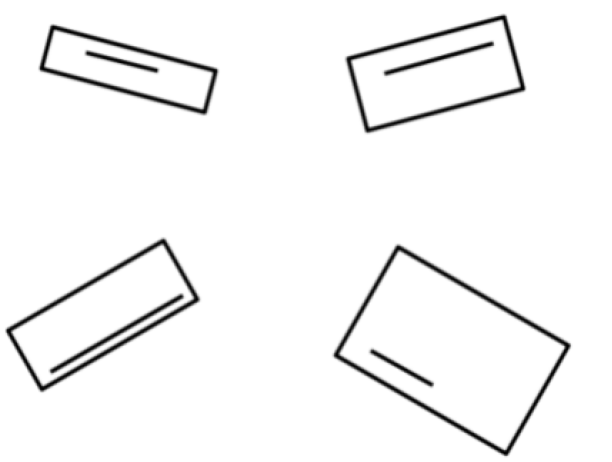
#> input picture rectangle_numbering/rectangles.png, 612 x 462 px
$ python rectangle_numbering.py
#> lines starting #> are read from the running program, lines starting #| are printed output that depends on the picture; after the words box and inside, x2 and y2 are one past the last pixel; in counts of white or black regions, pixels touching at a corner belong together; long printed decimals are rounded

import numpy as np
import matplotlib.pyplot as plt
import cv2

# Load the image
image = cv2.imread('rectangles.png')
#> image is the input picture: shape (462, 612, 3); min 0, max 255, mean 245.6

# Convert to grayscale
gray = cv2.cvtColor(image, cv2.COLOR_BGR2GRAY)

# Apply edge detection (example using Canny edge detector)
edges = cv2.Canny(gray, threshold1=50, threshold2=150)
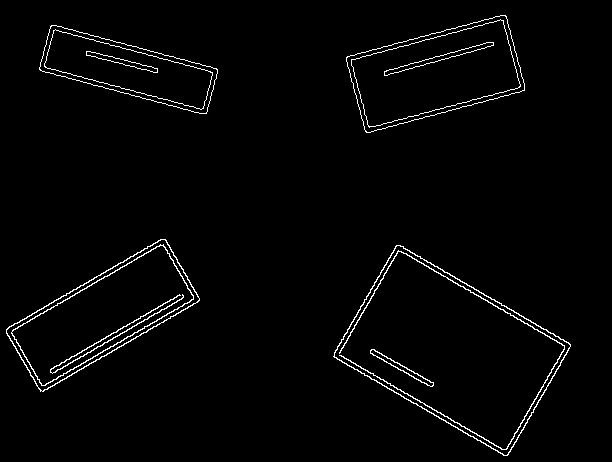
#> edges: shape (462, 612); 2% white in thin lines or dots, all inside (x1, y1, x2, y2) = (6, 15, 571, 456)

# Find contours with RETR_TREE to get all contours including internal ones
contours, _ = cv2.findContours(edges.copy(), cv2.RETR_TREE, cv2.CHAIN_APPROX_SIMPLE)
#> contours = 22 contours; largest, box (x1, y1, x2, y2) and area: (333, 245, 571, 456) 26110, (334, 245, 571, 456) 25798, (6, 239, 200, 392) 13365, (6, 239, 200, 392) 13124, (346, 15, 525, 133) 12992

# Filter contours based on area to exclude very small contours
min_area = 100  # Adjust as necessary
filtered_contours = [cnt for cnt in contours if cv2.contourArea(cnt) > min_area]
#> filtered_contours has the same summary as contours

# Function to check if a contour is a rectangle
def is_rectangle(contour, epsilon=0.02):
    # Approximate the contour
    approx = cv2.approxPolyDP(contour, epsilon * cv2.arcLength(contour, True), True)
    # A rectangle has 4 vertices
    return len(approx) == 4

# Filter out rectangular contours
non_rectangular_contours = [cnt for cnt in filtered_contours if not is_rectangle(cnt)]
#> non_rectangular_contours = 6 contours; box (x1, y1, x2, y2) and area: (384, 42, 494, 76) 476, (384, 42, 494, 76) 472, (370, 349, 434, 387) 337, (86, 51, 158, 73) 303, (339, 250, 565, 450) 298, (50, 294, 184, 374) 150

# Calculate lengths of all non-rectangular contours
contour_lengths = [(cv2.arcLength(cnt, closed=False), cnt) for cnt in non_rectangular_contours]
#> contour_lengths = 6 items

# Sort contours by length in increasing order
contour_lengths.sort(key=lambda x: x[0])

# Print the initial lengths of all non-rectangular contours
print("Initial lengths of non-rectangular contours (sorted):")
for length, _ in contour_lengths:
    print(length)
#> this loop made 6 passes
#> length on passes 1 to 6: 157.2, 159.7, 242.4, 245.1, 662.7, 1334.2
#| 157.167
#| 159.740
#| 242.439
#| 245.095
#| 662.749
#| 1334.185

# Function to calculate the midpoint of a contour
def contour_midpoint(contour):
    M = cv2.moments(contour)
    if M["m00"] != 0:
        cx = int(M["m10"] / M["m00"])
        cy = int(M["m01"] / M["m00"])
    else:
        cx, cy = 0, 0
    return np.array([cx, cy])

# Calculate distances between all contour midpoints
midpoints = [contour_midpoint(cnt) for _, cnt in contour_lengths]
#> midpoints = [[401, 367], [121, 61], [438, 58], [438, 58], [116, 333], [451, 349]]
merged_contours = []
used = [False] * len(contour_lengths)
#> used = [False, False, False, False, False, False]

# Merge contours that are closer than the specified threshold
threshold = 2.70

for i in range(len(contour_lengths)):
    if used[i]:
        continue
    length_sum = contour_lengths[i][0]
    count = 1
    for j in range(i + 1, len(contour_lengths)):
        if used[j]:
            continue
        distance = np.linalg.norm(midpoints[i] - midpoints[j])
        if distance < threshold:
            length_sum += contour_lengths[j][0]
            count += 1
            used[j] = True
    merged_length = length_sum / count
    merged_contours.append((merged_length, contour_lengths[i][1]))
    used[i] = True
#> this loop made 6 passes
#> merged_length on passes 1, 2, 3, 5, 6: 157.2, 159.7, 243.8, 662.7, 1334.2
#> after the loop, merged_contours = 5 items; used = [True, True, True, True, True, True]

# Sort the merged contours by length again
merged_contours.sort(key=lambda x: x[0])

# Print the lengths of merged non-rectangular contours
print("\nLengths of merged non-rectangular contours (sorted):")
for length, _ in merged_contours:
    print(length)
#> this loop made 5 passes
#| 157.167
#| 159.740
#| 243.767
#| 662.749
#| 1334.185

# Draw and label the first 4 merged non-rectangular contours
font_scale = 1.5
thickness = 2
for rank, (length, contour) in enumerate(merged_contours[:4]):
    cv2.drawContours(image, [contour], -1, (0, 255, 0), 2)
    cv2.putText(image, f'{rank + 1}', (contour[0][0][0], contour[0][0][1] - 10),
                cv2.FONT_HERSHEY_SIMPLEX, font_scale, (255, 0, 0), thickness, cv2.LINE_AA)
#> this loop made 4 passes
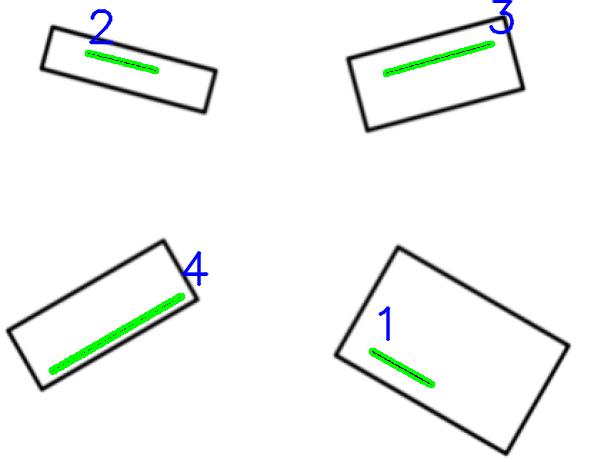
#> image: shape (462, 612, 3); 1.58% of pixels changed, all inside (x1, y1, x2, y2) = (49, 0, 515, 388)

# Draw all remaining merged non-rectangular contours
for length, contour in merged_contours[4:]:
    cv2.drawContours(image, [contour], -1, (0, 255, 0), 2)
#> this loop made 1 pass
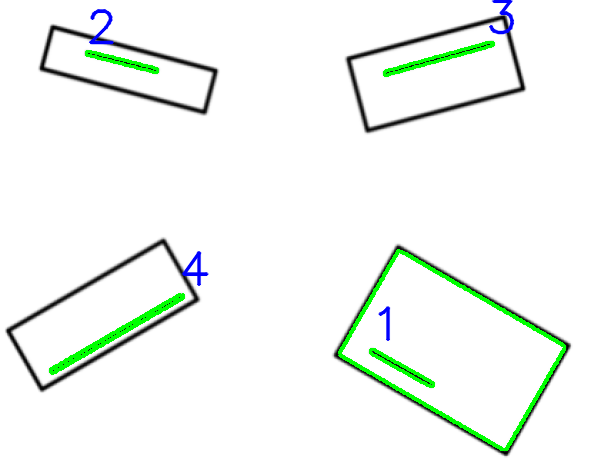
#> image: shape (462, 612, 3); 0.89% of pixels changed, all inside (x1, y1, x2, y2) = (338, 249, 566, 451)

# Show the image with all detected contours and lengths
plt.imshow(cv2.cvtColor(image, cv2.COLOR_BGR2RGB))
plt.savefig('rectangles_numbered_1_4.png')
plt.title('Ordered Numerically')
plt.axis('off')
plt.show()
